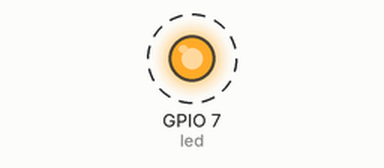
Recording of a program running on a simulated Orange Pi (BCM pin numbers). Parts: output pins drawn as LEDs (lit = HIGH). Dashed ring = blinking.

Above: at 0.5 s.
Timing chart, 0 to 4.6 s (numbered marks = the images above):
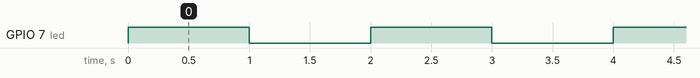

Measured:
- by itself, GPIO 7 (led): alternates HIGH for 1.0 s and LOW for 1.0 s

The program:

lesson7.py
```python
import OPi.GPIO as gpio
import time

led = 7

gpio.setmode(gpio.BCM)
gpio.setup(led, gpio.OUT)

try:
    while True:
        gpio.output(led, gpio.HIGH)
        time.sleep(1)
        gpio.output(led, gpio.LOW)
        time.sleep(1)
except KeyboardInterrupt:
    pass

gpio.cleanup()
```
